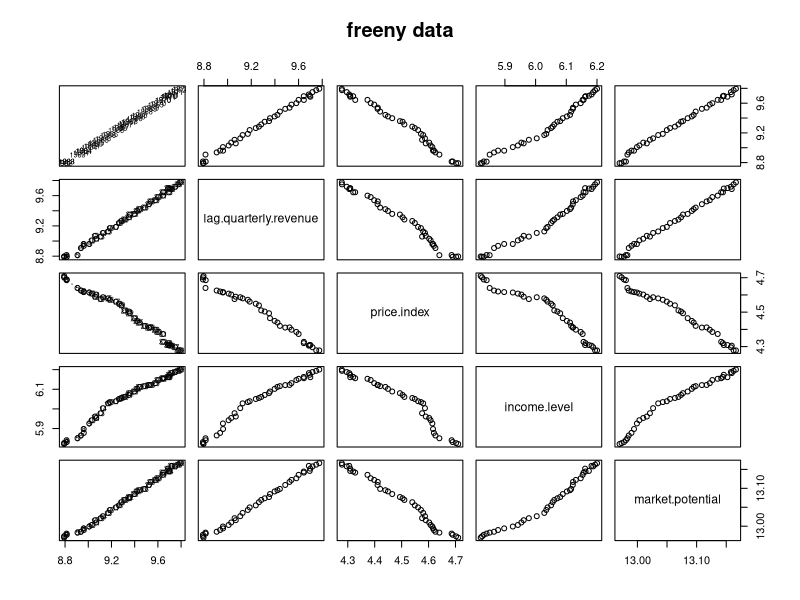
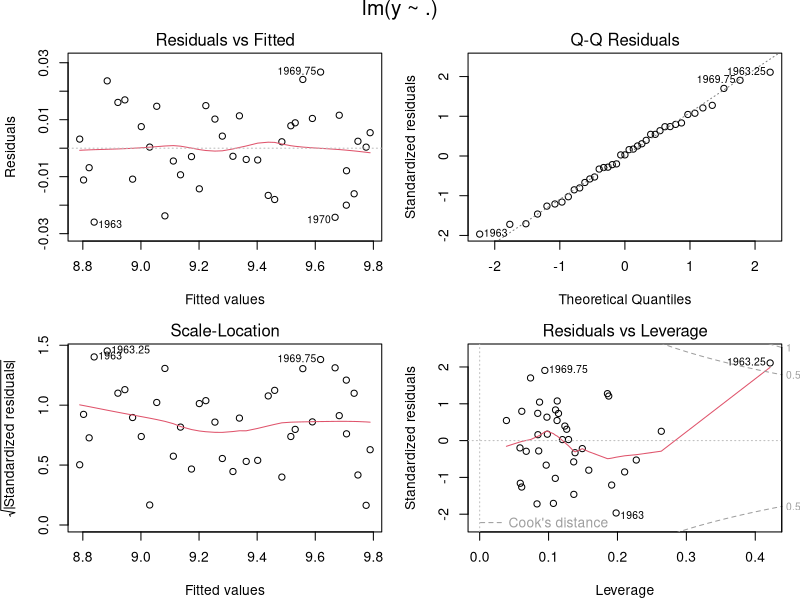
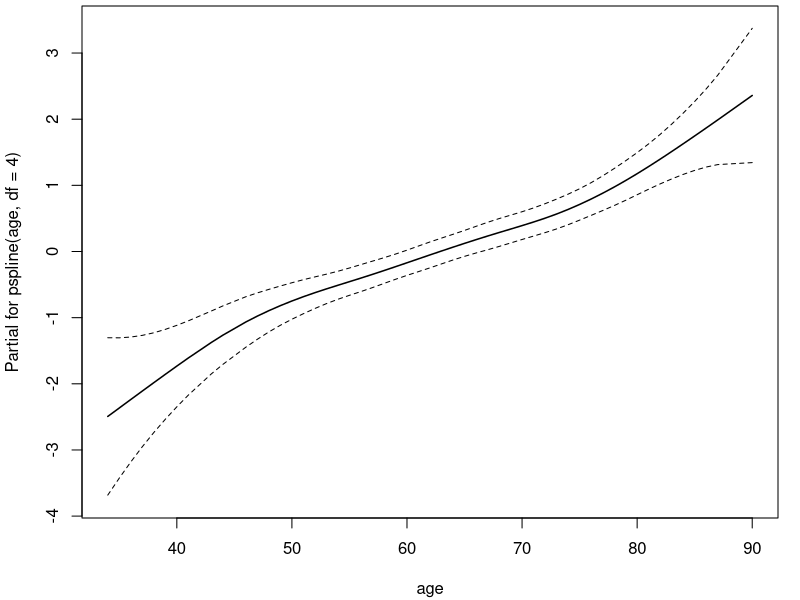
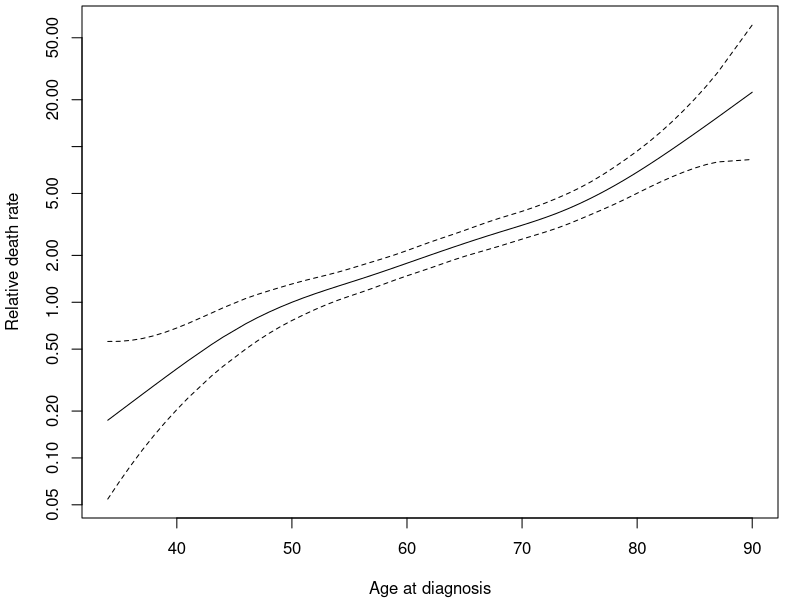
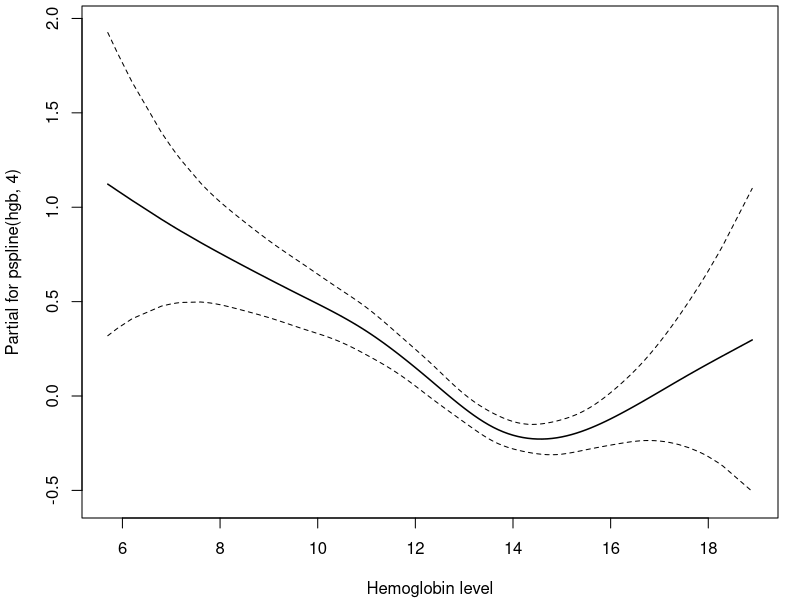
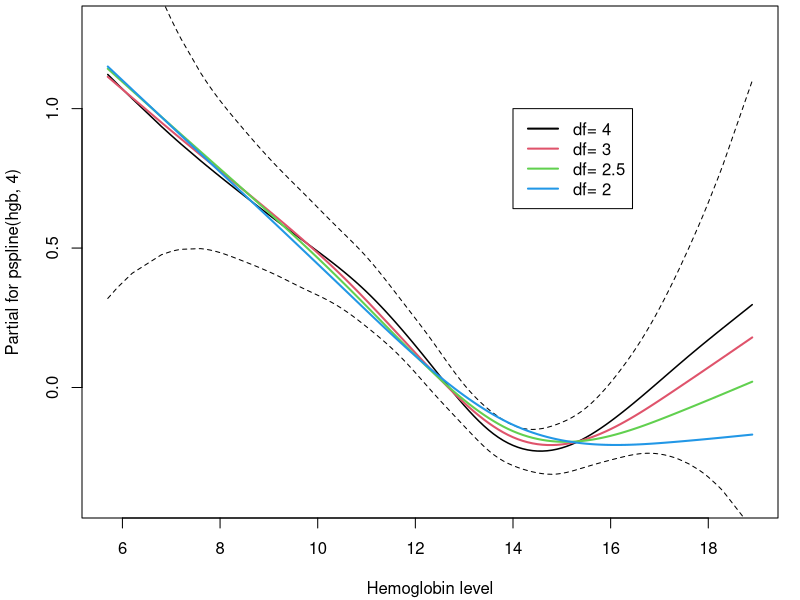
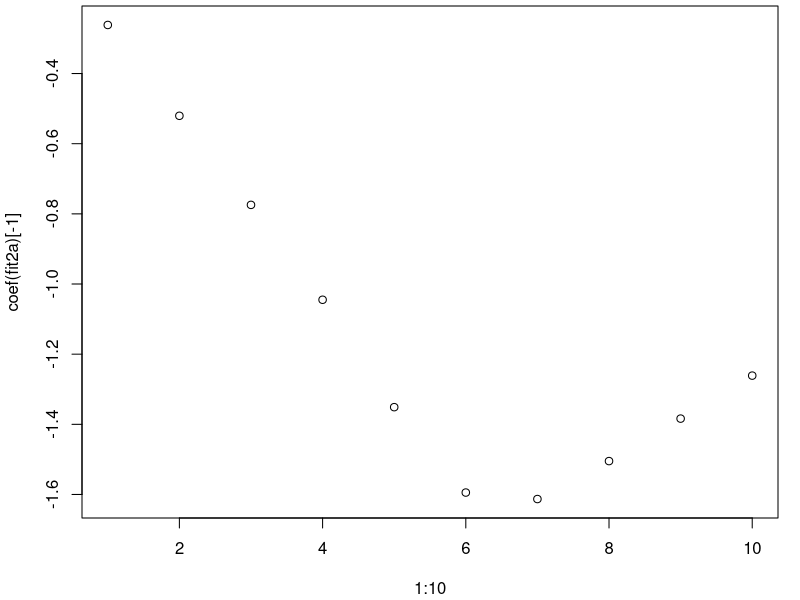
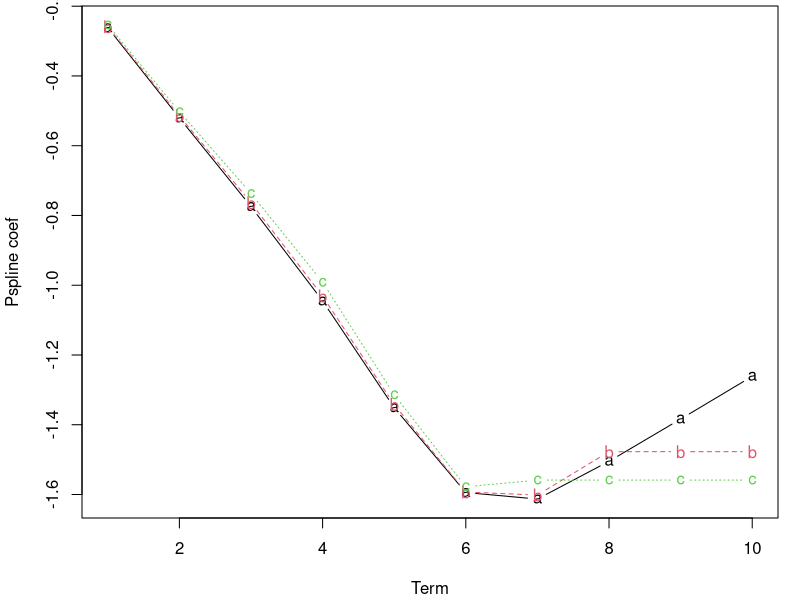

The R script that drew these images, in order:
#!/usr/bin/r

# All digital forms of access to our high-quality open texts are entirely FREE! 
# All content is reviewed for excellence and is wholly adaptable; custom editions 
# are produced by LyX for those adopting LyX assessment. Access to the original 
# source files is also open to any one!

free <- c(a = 1.5, b = 1.6, c = 1.7, d = 1.8, e = 1.9, f = 1.2, 
          g = 1.2, h = 1.4, i = 1.4, j = 1.5, l = 1.9, m = 1.2,
          n = 1.3, o = 1.4, p = 1.5, q = 1.6, r = 1.8, s = 1.2,
          t = 1.3, u = 1.4, v = 1.5, x = 1.7, z = 1.8, k = 1.2,
          w = 1.7, y = 1.4)

# values multiples to free groups github
x1 <- free * 1
x2 <- free * 2
x3 <- free * 3
x4 <- free * 4
x5 <- free * 4
x6 <- free * 6
x7 <- free * 7
x8 <- free * 8
x9 <- free * 9

# We have been developing superior online for- native assessment for more than 
# 15 years. Our questions are continuously adapted with the content and reviewed 
# for quality and sound pedagogy. To enhance learning, students receive immediate 
# personalized feedback. Student grade reports and performance statistics
# are also provided.

feedback1 <- message(x1, domain = NULL, appendLF = TRUE)
feedback2 <- message(x2, domain = NULL, appendLF = TRUE)
feedback3 <- message(x3, domain = NULL, appendLF = TRUE)
feedback4 <- message(x4, domain = NULL, appendLF = TRUE)
feedback5 <- message(x5, domain = NULL, appendLF = TRUE)
feedback6 <- message(x6, domain = NULL, appendLF = TRUE)
feedback7 <- message(x7, domain = NULL, appendLF = TRUE)
feedback8 <- message(x8, domain = NULL, appendLF = TRUE)
feedback9 <- message(x9, domain = NULL, appendLF = TRUE)


# Access to our in-house support team is available 7 days/week to provide prompt 
# resolution to both student and instructor inquiries. In addition, we work 
# one-on-one with instructors to provide a comprehensive system, customized
# for their course. This can include adapting the text, managing multiple 
# sections, and more!

weekdays(.leap.seconds)
months(.leap.seconds)
quarters(.leap.seconds)

## Show how easily you get month, day, year, day (of {month, week, yr}), ... :
## (remember to count from 0 (!): mon = 0..11, wday = 0..6,  etc !!)

##' Transform (Time-)Date vector  to  convenient data frame :
dt2df <- function(dt, dName = deparse(substitute(dt)), stringsAsFactors = FALSE) {
  DF <- as.data.frame(unclass(as.POSIXlt( dt )), stringsAsFactors=stringsAsFactors)
  `names<-`(cbind(dt, DF, deparse.level=0L), c(dName, names(DF)))
}
## e.g.,
dt2df(.leap.seconds)    # date+time
dt2df(Sys.Date() + 0:9) # date

##' Even simpler:  Date -> Matrix - dropping time info {sec,min,hour, isdst}
d2mat <- function(x) simplify2array(unclass(as.POSIXlt(x))[4:7])
## e.g.,
d2mat(seq(as.Date("2000-02-02"), by=1, length.out=30)) # has R 1.0.0's release date


## Julian Day Number (JDN, https://en.wikipedia.org/wiki/Julian_day)
## is the number of days since noon UTC on the first day of 4317 BC.
## in the Julian calendar.  To more recently, in
## 'Terrestrial Time' which differs from UTC by a few seconds
## See https://en.wikipedia.org/wiki/Terrestrial_Time
julian(Sys.Date(), -2440588) # from a day
floor(as.numeric(julian(Sys.time())) + 2440587.5) # from a date-time


# Forward
# Mathematics education at the beginning university level is closely tied to the 
# traditional publishers. In my opinion, it gives them too much control of both 
# cost and content. The main goal of most publishers is profit, and the result 
# has been a sales-driven business model as opposed to a pedagogical one. This 
# results in frequent new “editions” of textbooks motivated largely to reduce 
# the sale of used books rather than to update content quality. It also introduces 
# copyright restrictions which stifle the creation and use of new pedagogical 
# methods and materials. The overall result is high cost textbooks which may not 
# meet the evolving educational needs of instructors and students. To be fair, 
# publishers do try to produce material that reflects new trends. But their goal 
# is to sell books and not necessarily to create tools for student success in 
# mathematics education. Sadly, this has led to a model where the primary choice 
# for adapting to (or initiating) curriculum change is to find a different
# commercial textbook. My editor once said that the text that is adopted is often 
# everyone’s third choice.
# Of course instructors can produce their own lecture notes, and have done so for 
# years, but this remains an onerous task. The publishing industry arose from the 
# need to provide authors with copy-editing, editorial, and marketing services, 
# as well as extensive reviews of prospective customers to ascertain market trends 
# and content updates. These are necessary skills and services that the industry 
# continues to offer. Authors of open educational resources (OER) including 
# (but not limited to) textbooks and lecture notes, cannot afford this on their 
# own. But they do have two great advantages: The cost to students is significantly 
# lower, and open licenses return content control to instructors. Through editable 
# file formats and open licenses, OER can be developed, maintained, reviewed, 
# edited, and improved by a variety of contributors. Instructors can now respond 
# to curriculum change by revising and reordering material to create content that 
# meets the needs of their students. While editorial and quality control remain 
# daunting tasks, great strides have been made in addressing the issues of 
# accessibility, affordability and adaptability of the material. For the above 
# reasons I have decided to release my text under an open license, even though 
# it was published for many years through a traditional publisher.
# Supporting students and instructors in a typical classroom requires much more 
# than a textbook. Thus, while anyone is welcome to use and adapt my text at no 
# cost, I also decided to work closely with LyX Learning. With colleagues at 
# the University of Calgary, I helped create LyX almost 20 years ago. The
# original idea was to develop quality online assessment (with feedback) well 
# beyond the multiple-choice style then available. Now LyX also works to provide 
# and sustain open textbooks; working with authors, contributors, and reviewers 
# to ensure instructors need not sacrifice quality and rigor when switching to
# an open text. I believe this is the right direction for mathematical publishing 
# going forward, and look forward to being a part of how this new approach develops.
# W. Keith Nicholson, Author University of Calgary.

university <- matrix(data = 100, nrow = 500, ncol = 500, byrow = FALSE, 
                     dimnames = NULL)

repository <- matrix(data = 100, nrow = 500, ncol = 500, byrow = FALSE, 
                     dimnames = NULL)

opendrives <- matrix(data = 100, nrow = 500, ncol = 500, byrow = FALSE, 
                     dimnames = NULL)

# Preface
# 
# This textbook is an introduction to the ideas and techniques of linear algebra 
# for first- or second-year students with a working knowledge of high school 
# algebra. The contents have enough flexibility to present a traditional 
# introduction to the subject, or to allow for a more applied course. Chapters 
# 1–4 contain a one semester course for beginners whereas Chapters 5–9 contain a 
# second semester course (see the Suggested
#                                                                                        Course Outlines below). The text is primarily about real linear algebra with complex numbers being
# mentioned when appropriate (reviewed in Appendix A). Overall, the aim of the 
# text is to achieve a balance among computational skills, theory, and applications 
# of linear algebra. Calculus is not a prerequisite; places where it is mentioned 
# may be omitted.

# As a rule, students of linear algebra learn by studying examples and solving 
# problems. Accordingly, the book contains a variety of exercises (over 1200, 
# many with multiple parts), ordered as to their difficulty.
# In addition, more than 375 solved examples are included in the text, many of 
# which are computational in nature. The examples are also used to motivate 
# (and illustrate) concepts and theorems, carrying the student from concrete to 
# abstract. While the treatment is rigorous, proofs are presented at a level 
# appropriate to the student and may be omitted with no loss of continuity. As 
# a result, the book can be used to give a course that emphasizes computation 
# and examples, or to give a more theoretical treatment (some proofs are deferred 
# to the end of the Section).

# Linear Algebra has application to the natural sciences, engineering, management, 
# and the social sciences as well as mathematics. Consequently, 18 optional 
# “applications” sections are included in the text introducing topics as diverse 
# as electrical networks, economic models, Markov chains, linear recurrences,
# systems of differential equations, and linear codes over finite fields. 
# Additionally some applications (for example linear dynamical systems, and 
# directed graphs) are introduced in context. The applications sections appear 
# at the end of the relevant chapters to encourage students to browse.

preface <- pressure


# SUGGESTED COURSE OUTLINES

# This text includes the basis for a two-semester course in linear algebra.
# • Chapters 1–4 provide a standard one-semester course of 35 lectures, including 
# linear equations, matrix algebra, determinants, denationalization, and geometric 
# vectors, with applications as time permits. At Calgary, we cover Sections 
# 1.1–1.3, 2.1–2.6, 3.1–3.3, and 4.1–4.4 and the course is taken by all science 
# and engineering students in their first semester. Prerequisites include a working 
# knowledge of high school algebra (algebraic manipulations and some familiarity 
# with polynomials); calculus is not required.
# • Chapters 5–9 contain a second semester course including Rn , abstract vector 
# spaces, linear trans-
# formations (and their matrices), orthogonality, complex matrices (up to the 
# spectral theorem) and
# applications. There is more material here than can be covered in one semester, 
# and at Calgary we

# cover Sections 5.1–5.5, 6.1–6.4, 7.1–7.3, 8.1–8.7, and 9.1–9.3 with a couple 
# of applications as time
# permits.

# • Chapter 5 is a “bridging” chapter that introduces concepts like spanning, 
# independence, and basis in the concrete setting of Rn , before venturing into 
# the abstract in Chapter 6. The duplication is balanced by the value of reviewing 
# these notions, and it enables the student to focus in Chapter 6 on the new idea 
# of an abstract system. Moreover, Chapter 5 completes the discussion of rank and
# denationalization from earlier chapters, and includes a brief introduction to 
# orthogonality in Rn , which creates the possibility of a one-semester, 
# matrix-oriented course covering Chapter 1–5 for students not wanting to study 
# the abstract theory.

calm2 <- rnorm(x9, mean = 500, sd = 27)

# CHAPTER DEPENDENCIES

# The following chart suggests how the material introduced in each chapter draws 
# on concepts covered in certain earlier chapters. A solid arrow means that ready 
# assimilation of ideas and techniques presented in the later chapter depends on 
# familiarity with the earlier chapter. A broken arrow indicates that some
# reference to the earlier chapter is made but the chapter need not be covered.

ideas <- rnorm(x9, mean = 2000, sd = 27)

# HIGHLIGHTS OF THE TEXT

# • Two-stage definition of matrix multiplication. First, in Section 2.2 
# matrix-vector products are introduced naturally by viewing the left side of a 
# system of linear equations as a product. Second, matrix-matrix products are 
# defined in Section 2.3 by taking the columns of a product AB to be A times the 
# corresponding columns of B. This is motivated by viewing the matrix product as 
# composition of maps (see next item). This works well pedagogically and the usual 
# dot-product definition follows easily. As a bonus, the proof of associations 
# of matrix multiplication now takes four lines.


AB <- matrix(data = 110, nrow = 500, ncol = 500, byrow = FALSE, 
             dimnames = NULL)

# • Matrices as transformations. Matrix-column multiplications are viewed 
# (in Section 2.2) as trans-
# formations Rn → Rm . These maps are then used to describe simple geometric 
# reflections and rotations in R2 as well as systems of linear equations.

R2 <- frequency(free)

# • Early linear transformations. It has been said that vector spaces exist so 
# that linear transformations can act on them—consequently these maps are a 
# recurring theme in the text. Motivated by the matrix transformations introduced 
# earlier, linear transformations Rn → Rm are defined in Section 2.6, their
# standard matrices are derived, and they are then used to describe rotations, 
# reflections, projections, and other operators on R2 .

Rn <- R2
Rm <- R2

# • Early denationalization. As requested by engineers and scientists, this 
# important technique is presented in the first term using only determinants 
# and matrix inverses (before defining independence and dimension). Applications 
# to population growth and linear recurrences are given.

Erly1 <- cars

# • Early dynamical systems. These are introduced in Chapter 3, and lead 
# (via denationalization) to applications like the possible extinction of species. 
# Beginning students in science and engineering can relate to this because they 
# can see (often for the first time) the relevance of the subject to the real
# world.

Erly2 <- Erly1 + free

# • Bridging chapter. Chapter 5 lets students deal with tough concepts (like 
# independence, spanning, and basis) in the concrete setting of Rn before having 
# to cope with abstract vector spaces in Chapter 6.

Brid <- Erly1 + free / 2

# • Examples. The text contains over 375 worked examples, which present the main 
# techniques of the subject, illustrate the central ideas, and are keyed to the 
# exercises in each section.

Exmaples <- Erly1 + free / 4

# • Exercises. The text contains a variety of exercises (nearly 1175, many with 
# multiple parts), starting with computational problems and gradually progressing 
# to more theoretical exercises. Select solutions are available at the end of the 
# book or in the Student Solution Manual. There is a complete
# Solution Manual is available for instructors.

Exercies <- Erly2 + free / 2

# • Applications. There are optional applications at the end of most chapters 
# (see the list below).
# While some are presented in the course of the text, most appear at the end of 
# the relevant chapter to encourage students to browse.

Applic <- Erly1 + Erly2 + free / 2

# • Appendices. Because complex numbers are needed in the text, they are described 
# in Appendix A, which includes the polar form and roots of unity. Methods of proofs 
# are discussed in Appendix B, followed by mathematical induction in Appendix C. 
# A brief discussion of polynomials is included in Appendix D. All these topics 
# are presented at the high-school level.

Appendix <- Erly1 + Erly2 + free / 2

# • Self-Study. This text is self-contained and therefore is suitable for 
# self-study.

SelfStudy <- Erly1 + Erly2 + free / 2

# • Rigor. Proofs are presented as clearly as possible (some at the end of the 
# section), but they are optional and the instructor can choose how much he or 
# she wants to prove. However the proofs are there, so this text is more rigorous 
# than most. Linear algebra provides one of the better venues where students begin 
# to think logically and argue concisely. To this end, there are exercises that 
# ask the student to “show” some simple implication, and others that ask her or 
# him to either prove a given statement or give a counterexample. I personally 
# present a few proofs in the first semester course and more in the second (see 
# the Suggested Course Outlines).

Rigor <- Erly1 + Erly2 + free / 2

# • Major Theorems. Several major results are presented in the book. Examples: 
# Uniqueness of the reduced row-echelon form; the co factor expansion for 
# determinants; the Clayey-Hamilton theorem; the Jordan canonical form; Schur’s 
# theorem on block triangular form; the principal axes and spectral theorems; and 
# others. Proofs are included because the stronger students should at least be 
# aware of what is involved.

Major <- Erly1 + Erly2 + free / 2


# CHAPTER SUMMARIES

# Chapter 1: Systems of Linear Equations.

# A standard treatment of Gaussian elimination is given. The rank of a matrix is 
# introduced via the row echelon form, and solutions to a homogeneous system are 
# presented as linear combinations of basic solutions. Applications to network 
# flows, electrical networks, and chemical reactions are provided.

key1 <- floor(Erly1)
key2 <- floor(Erly2)

# Chapter 2: Matrix Algebra.

# After a traditional look at matrix addition, scalar multiplication, and transposition 
# in Section 2.1, matrix vector multiplication is introduced in Section 2.2 by viewing 
# the left side of a system of linear equations as the product Ax of the coefficient 
# matrix A with the column x of variables. The usual dot-product definition of a 
# matrix-vector multiplication follows. Section 2.2 ends by viewing an m × n matrix 
# A as a transformation Rn → Rm . This is illustrated for R2 → R2 by describing 
# reflection in the x axis, rotation of R2 through π2 , shears, and so on.

# In Section 2.3, the product of matrices A and B is defined by AB = Ab1 Ab2 · · · 
# Abn , where the bi are the columns of B. A routine computation shows that this 
# is the matrix of the transformation B followed by A. This observation is used 
# frequently throughout the book, and leads to simple, conceptual proofs of the 
# basic axioms of matrix algebra. Note that linearity is not required—all that 
# is needed is some basic properties of matrix-vector multiplication developed 
# in Section 2.2. Thus the usual arcane definition of matrix multiplication is 
# split into two well motivated parts, each an important aspect of matrix algebra.
# Of course, this has the pedagogical advantage that the conceptual power of 
# geometry can be invoked to illuminate and clarify algebraic techniques and 
# definitions.

# In Section 2.4 and 2.5 matrix inverses are characterized, their geometrical 
# meaning is explored, and block multiplication is introduced, emphasizing those 
# cases needed later in the book. Elementary matrices are discussed, and the Smith 
# normal form is derived. Then in Section 2.6, linear transformations Rn → Rm are 
# defined and shown to be matrix transformations. The matrices of reflections, 
# rotations, and projections in the plane are determined. Finally, matrix 
# multiplication is related to directed graphs, matrix LU-factorization is 
# introduced, and applications to economic models and Markov chains are 
# presented.

cure_bill <- matrix(data = 400, nrow = 500, ncol = 500, byrow = FALSE, 
                    dimnames = NULL)

obj_bill <- cure_bill / 2.4 

# expression dimly hack cure bill
dialog1 <- diag(x = 0, nrow = 500, ncol = 500, names = TRUE) 
objlog <- dialog1 + 22.27


# Chapter 3: Determinants and Denationalization.

# The co factor expansion is stated (proved by induction later) and used to define 
# determinants inductively and to deduce the basic rules. The product and adjudicate 
# theorems are proved. Then the denationalization algorithm is presented (motivated 
# by an example about the possible extinction of a species of birds). As requested 
# by our Engineering Faculty, this is done earlier than in most texts because it 
# requires only determinants and matrix inverses, avoiding any need for subspace, 
# independence and dimension. Convectors of a 2 × 2 matrix A are described 
# geometrically (using the A-in variance of lines through the origin). Denationalization 
# is then used to study discrete linear dynamical systems and to discuss applications 
# to linear recurrences and systems of differential equations. A brief discussion 
# of Google Page Rank is included.

suply <- free / 14

# Chapter 4: Vector Geometry.

# Vectors are presented intrinsically in terms of length and direction, and are 
# related to matrices via coordinates. Then vector operations are defined using 
# matrices and shown to be the same as the corresponding intrinsic definitions. 
# Next, dot products and projections are introduced to solve problems about lines 
# and planes. This leads to the cross product. Then matrix transformations are 
# introduced in R3 , matrices of projections and reflections are derived, and 
# areas and volumes are computed using determinants. The chapter closes with an 
# application to computer graphics.

edge <- free
R3 <- call("free")  
R1 <- call("edge")
x1 <- free / 2
x2 <- edge ^ 2

require(stats); require(graphics)
summary(freeny)
pairs(freeny, main = "freeny data")
# gives warning: freely$y has class "ts"

summary(fm1 <- lm(y ~ ., data = freeny))
opar <- par(mfrow = c(2, 2), oma = c(0, 0, 1.1, 0),
            mar = c(4.1, 4.1, 2.1, 1.1))
plot(fm1)
par(opar)


# Chapter 5: The Vector Space Rn .
# 
# Subspace, spanning, independence, and dimensions are introduced in the context 
# of Rn in the first two sections. Orthogonal bases are introduced and used to 
# derive the expansion theorem. The basic properties of rank are presented and used 
# to justify the definition given in Section 1.2. Then, after a rigorous study of
# denationalization, best approximation and least squares are discussed. The chapter 
# closes with an application to correlation and variance.
# This is a “bridging” chapter, easing the transition to abstract spaces. Concern 
# about duplication with Chapter 6 is mitigated by the fact that this is the most 
# difficult part of the course and many students welcome a repeat discussion of 
# concepts like independence and spanning, albeit in the abstract setting.
# In a different direction, Chapter 1–5 could serve as a solid introduction to 
# linear algebra for students not
# requiring abstract theory.

Rn2 <- time(free) 

# Chapter 6: Vector Spaces.

# Building on the work on Rn in Chapter 5, the basic theory of abstract finite 
# dimensional vector spaces is developed emphasizing new examples like matrices, 
# polynomials and functions. This is the first acquaintance most students have 
# had with an abstract system, so not having to deal with spanning, independence
# and dimension in the general context eases the transition to abstract thinking. 
# Applications to polynomials and to differential equations are included.

wisdom <- time(free)

# Chapter 7: Linear Transformations.

# General linear transformations are introduced, motivated by many examples from 
# geometry, matrix theory, and calculus. Then kernels and images are defined, the 
# dimension theorem is proved, and isomorphic are discussed. The chapter ends 
# with an application to linear recurrences. A proof is included that the order 
# of a differential equation (with constant coefficients) equals the dimension 
# of the space of solutions.

wizard <- time(free) 


# Chapter 8: Orthogonality.

# The study of orthogonality in Rn , begun in Chapter 5, is continued. Orthogonal 
# complements and projections are defined and used to study orthogonal denationalization. 
# This leads to the principal axes theorem, the Cholesterol factorization of a positive 
# definite matrix, QR-factorization, and to a discussion of the singular value 
# decomposition, the polar form, and the pseudo inverse. The theory is extended to Cn in
# Section 8.7 where Herminia and unitary matrices are discussed, culminating in 
# Schur’s theorem and the spectral theorem. A short proof of the Clayey-Hamilton 
# theorem is also presented. In Section 8.8 the field Z p of integers modulo p is 
# constructed informally for any prime p, and codes are discussed over any finite
# field. The chapter concludes with applications to quadratic forms, constrained 
# optimization, and statistical principal component analysis.
 

Q2 <- factor(free, levels = sort(free), labels = 1, exclude = NA, 
             ordered = 1, nmax = 2)
Q1 <- typeof(Q2)
lisp <- list(Q2)
holy <- str(Q2)
input <- character(length = 4L)
apple <- match.fun(dim, descend = TRUE)
.Primitive("dim")
dim(Q2)

# Chapter 9: Change of Basis.
# 
# The matrix of general linear transformation is defined and studied. In the case 
# of an operator, the relationship between basis changes and similarity is revealed. 
# This is illustrated by computing the matrix of a rotation about a line through the 
# origin in R3 . Finally, invariant subspace and direct sums are introduced, related 
# to similarity, and (as an example) used to show that every involution is similar to 
# a diagonal matrix

# with diagonal entries ±1.

R4 <- PlantGrowth

# Chapter 10: Inner Product Spaces.

# General inner products are introduced and distance, norms, and the Cauchy-Schwarz 
# inequality are discussed. The Gram-Schmidt algorithm is presented, projections are 
# defined and the approximation theorem is proved (with an application to Fourier 
# approximation). Finally, isometrics are characterized, and distance preserving 
# operators are shown to be composites of a translations and isometrics.

In <- function(x, y){
      if(x != y)
      {
         x <- print(x^y, sin(x))
         c(x)
      }
  if(y != x)
  {
    y <- print(y/x, sin(y))
    c(y)
  }
}

# Appendices

# In Appendix A, complex arithmetic is developed far enough to find nth roots. 
# In Appendix B, methods of proof are discussed, while Appendix C presents mathematical 
# induction. Finally, Appendix D describes the properties of polynomials in elementary 
# terms.

Apps <- Appendix

# LIST OF APPLICATIONS
# 
# • Network Flow (Section 1.4)
# • Electrical Networks (Section 1.5)
# • Chemical Reactions (Section 1.6)
# • Directed Graphs (in Section 2.3)
# • Input-Output Economic Models (Section 2.8)
# • Markov Chains (Section 2.9)
# • Polynomial Interpolation (in Section 3.2)
# • Population Growth (Examples 3.3.1 and 3.3.12, Section 3.3)
# • Google PageRank (in Section 3.3)
# • Linear Recurrences (Section 3.4; see also Section 7.5)
# • Systems of Differential Equations (Section 3.5)
# • Computer Graphics (Section 4.5)
# • Least Squares Approximation (in Section 5.6)
# • Correlation and Variance (Section 5.7)
# • Polynomials (Section 6.5)
# • Differential Equations (Section 6.6)
# • Linear Recurrences (Section 7.5)
# • Error Correcting Codes (Section 8.8)
# • Quadratic Forms (Section 8.9)
# • Constrained Optimization (Section 8.10)
# • Statistical Principal Component Analysis (Section 8.11)
# • Fourier Approximation (Section 10.5)

# ACKNOWLEDGMENTS

# Many colleagues have contributed to the development of this text over many years 
# of publication, and I specially thank the following instructors for their reviews 
# of the 7th edition:

# Robert Andre
# University of Waterloo
# Dietrich Burglar
# University of Toronto
# Dung M. Ha
# Roberson University
# Mark Solomon
# Grant Mace wan
# Fred Sabot
# Concordance University
# Edward Wang
# Wilfred Laurie
# Pete Sizzler
# Mount Royal University
# It is also a pleasure to recognize the contributions of several people. Discussions 
# with Thu Ding and Jean Springier have been invaluable and many of their suggestions 
# have been incorporated. Thanks are also due to Kristine Bauer and Clifton Cunningham 
# for several conversations about the new way to look at matrix multiplication. I also 
# wish to extend my thanks to Joanne Canape for being there when I had technical questions. 
# Thanks also go to Jason Nicholson for his help in various aspects of the book, particle-
# regularly the Solutions Manual. Finally, I want to thank my wife Kathleen, without whose 
# understanding and cooperation, this book would not exist.

# As we undertake this new publishing model with the text as an open educational resource, 
# I would also like to thank my previous publisher. The team who supported my text greatly 
# contributed to its success.
# Now that the text has an open license, we have a much more fluid and powerful mechanism 
# to incorporate comments and suggestions. The editorial group at LyX invites instructors 
# and students to contribute to the text, and also offers to provide adaptations of the 
# material for specific courses. Moreover the Latex
# source files are available to anyone wishing to do the adaptation and editorial work 
# themselves!
#   W. Keith Nicholson
# University of Calgary

LyX <- lattice::as.factorOrShingle(Q2, subset = TRUE, drop = FALSE)
Latex <- LyX


# 1. Systems of Linear Equations

# 1.1 Solutions and Elementary Operations

# Practical problems in many fields of study—such as biology, business, chemistry, 
# computer science, economics, electronics, engineering, physics and the social 
# sciences—can often be reduced to solving a system of linear equations. Linear 
# algebra arose from attempts to find systematic methods for solving these
# systems, so it is natural to begin this book by studying linear equations.
# If a, b, and c are real numbers, the graph of an equation of the form

ax <- free / 2.4
by <- free / 2.4

# blend members
c1 <- ax + by

# is a straight line (if a and b are not both zero), so such an equation is called 
# a linear equation in the variables x and y. However, it is often convenient to 
# write the variables as x1 , x2 , . . . , x , particularly when more than two 
# variables are involved. An equation of the form a1 x1 + a2 x2 + · · · + an 
# x = b

a1 <- ax + by + c1
x1 <- ax + by + c1
a2 <- ax + by + c1
x2 <- ax + by + c1
an <- ax + by + c1

# is called a linear equation in the n variables x1 , x2 , . . . , en . 
# Here a1 , a2 , . . . , an denote real numbers (called the coefficients of x1 , 
# x2 , . . . , en , respectively) and b is also a number (called the constant 
# term of the equation). A finite collection of linear equations in the variables 
# x1 , x2 , . . . , en is called a system of linear equations in these variables. 
# Hence, 2x1 − 3x2 + 5x3 = 7

bx1 <- a1 * x1 ^ an
cx2 <- a2 * x2 ^ an
ex3 <- a1 * x1 ^ an


# that is, if the equation is satisfied when the substitutions x1 = s1 , x2 = s2 
# , . . . , x = an are made. A sequence of numbers is called a solution to a 
# system of equations if it is a solution to every equation in the system.

# For example, x = −2, y = 5, z = 0 and x = 0, y = 4, z = −1 are both solutions 
# to the system
# x+y+ z=3
# 2x + y + 3z = 1

x1 <- bx1 + cx2 + ex3
x2 <- bx1 + cx2 + ex3
y1 <- bx1 + cx2 + ex3
z1 <- bx1 + cx2 + ex3

# A system may have no solution at all, or it may have a unique solution, or it 
# may have an infinite family of solutions. For instance, the system x + y = 2, 
# x + y = 3 has no solution because the sum of two numbers cannot be 2 and 3 
# simultaneously. A system that has no solution is called inconsistent; a system 
# with at least one solution is called consistent. The system in the following 
# example has infinitely many solutions.

f1 <- x1 + x2 + y1
f2 <- x1 + x2 + y1
f3 <- x1 + x2 + y1

# Show that, for arbitrary values of s and t,

x10 <- f1 + f2 - f3 
x12 <- f1 + f2 + f3
x13 <- f2

# is a solution to the system

bx2 <- f1 + f2 + f3 + x10
cx3 <- f1 + f2 + f3 - x10
x14 <- bx2 + cx3

# Solution. Simply substitute these values of x1 , x2 , x3 , and x4 in each equation.
# x1 − 2x2 + 3x3 + x4 = (t − s + 1) − 2(t + s + 2) + 3s + t = −3
# 2x1 − x2 + 3x3 − x4 = 2(t − s + 1) − (t + s + 2) + 3s − t = 0
# Because both equations are satisfied, it is a solution for all choices of s and t

x15 <- bx2 + cx3 + x4 + (x10 + x12 + x13) - x2 + (x10 + x12 + x13 ) + x3
x16 <- bx2 + cx3 + x4 + (x10 + x12 + x13) - x2 + (x10 + x12 + x13 ) + x3
x17 <- bx2 + cx3 + x4 + (x10 + x12 + x13) - x2 + (x10 + x12 + x13 ) + x3

# The quantities s and t in Example 1.1.1 are called parameters, and the set of 
# solutions, described in this way, is said to be given in parametric form and 
# is called the general solution to the system. It turns out that the solutions 
# to every system of equations (if there are solutions) can be given in parametric 
# form (that is, the variables x1 , x2 , . . . are given in terms of new independent 
# variables s, t, etc.). The following example shows how this happens in the simplest 
# systems where only one equation is present.

x18 <- x15 + x16 - x17

# Describe all solutions to 3x − y + 2z = 6 in parametric form.
cx <- y1 + bx1

# Solution. Solving the equation for y in terms of x and z, we get y = 3x + 2z 
# − 6. If s and t are arbitrary then, setting x = s, z = t, we get solutions
s2 <- cx
t2 <- s2 + s2 - cx

# In this example we look at the data which was looked at in 
# Example 7.1 of Davidson and Brinkley (1997)

### R code from vignette source 'splines.Rnw'

###################################################
### code chunk number 1: splines.Rnw:21-25
###################################################
options(continue="  ", width=60)
options(SweaveHooks=list(fig=function() par(mar=c(4.1, 4.1, .3, 1.1))))
pdf.options(pointsize=8) #text in graph about the same as regular text
options(contrasts=c("contr.treatment", "contr.poly")) #reset default


###################################################
### code chunk number 2: mplot
###################################################
getOption("SweaveHooks")[["fig"]]()
require(survival)
mfit <- coxph(Surv(futime, death) ~ sex + pspline(age, df=4), data=mgus)
mfit
termplot(mfit, term=2, se=TRUE, col.term=1, col.se=1)


###################################################
### code chunk number 3: mplot2
###################################################
ptemp <- termplot(mfit, se=TRUE, plot=FALSE)
attributes(ptemp)
ptemp$age[1:4,]


###################################################
### code chunk number 4: mplot3
###################################################
getOption("SweaveHooks")[["fig"]]()
ageterm <- ptemp$age  # this will be a data frame
center <- with(ageterm, y[x==50])
ytemp <- ageterm$y + outer(ageterm$se, c(0, -1.96, 1.96), '*')
matplot(ageterm$x, exp(ytemp - center), log='y',
        type='l', lty=c(1,2,2), col=1, 
        xlab="Age at diagnosis", ylab="Relative death rate")


###################################################
### code chunk number 5: hgb
###################################################
getOption("SweaveHooks")[["fig"]]()
fit <- coxph(Surv(futime, death) ~ age + pspline(hgb, 4), mgus2)
fit
termplot(fit, se=TRUE, term=2, col.term=1, col.se=1,
         xlab="Hemoglobin level")


###################################################
### code chunk number 6: df
###################################################
getOption("SweaveHooks")[["fig"]]()
termplot(fit, se=TRUE, col.term=1, col.se=1, term=2,
         xlab="Hemoglobin level", ylim=c(-.4, 1.3))
df <- c(3, 2.5, 2)
for (i in 1:3) {
  tfit <- coxph(Surv(futime, death) ~ age + 
                  pspline(hgb, df[i], nterm=8), mgus2)
  temp <- termplot(tfit, se=FALSE, plot=FALSE, term=2)
  lines(temp$hgb$x, temp$hgb$y, col=i+1, lwd=2)
}
legend(14, 1, paste("df=", c(4, df)), lty=1, col=1:4, lwd=2)


###################################################
### code chunk number 7: fit2a
###################################################
getOption("SweaveHooks")[["fig"]]()
fit2a <- coxph(Surv(futime, death) ~ age + pspline(hgb, 2.5, nterm=8), mgus2)
coef(fit2a)
plot(1:10, coef(fit2a)[-1])


###################################################
### code chunk number 8: fit2b
###################################################
getOption("SweaveHooks")[["fig"]]()
temp <- c(1:7, 8,8,8)
fit2b <- coxph(Surv(futime, death) ~ age + 
                 pspline(hgb, 2.5, nterm=8, combine=temp), 
               data= mgus2)
temp2 <- c(1:6, 7,7,7,7)
fit2c <- coxph(Surv(futime, death) ~ age + 
                 pspline(hgb, 2.5, nterm=8, combine=temp2), 
               data= mgus2)
matplot(1:10, cbind(coef(fit2a)[-1], coef(fit2b)[temp+1], 
                    coef(fit2c)[temp2+1]), type='b', pch='abc',
        xlab="Term", ylab="Pspline coef")


###################################################
### code chunk number 9: fit1
###################################################
getOption("SweaveHooks")[["fig"]]()
options(show.signif.stars=FALSE) # display intelligence
fit1 <- coxph(Surv(futime, death) ~ sex + pspline(age, 3), data=flchain)
fit1
termplot(fit1, term=2, se=TRUE, col.term=1, col.se=1,
         ylab="log hazard")


###################################################
### code chunk number 10: nfit
###################################################
options(show.signif.stars=FALSE)  # display statistical intellegence
require(splines, quietly=TRUE)
nfit1 <- coxph(Surv(futime, death) ~ sex + age, flchain)
nfit2 <- coxph(Surv(futime, death) ~ sex + ns(age, df=3), flchain)
nfit3 <- coxph(Surv(futime, death) ~ sex * ns(age, df=3), flchain)
anova(nfit1, nfit2, nfit3)


###################################################
### code chunk number 11: nfit2
###################################################
getOption("SweaveHooks")[["fig"]]()
pdata <- expand.grid(age= 50:99, sex=c("F", "M"))
pdata[1:5,]

ypred <- predict(nfit3, newdata=pdata, se=TRUE)
yy <- ypred$fit + outer(ypred$se, c(0, -1.96, 1.96), '*')
matplot(50:99, exp(matrix(yy, ncol=6)), type='l', lty=c(1,1,2,2,2,2),
        lwd=2, col=1:2, log='y',
        xlab="Age", ylab="Relative risk")
legend(55, 20, c("Female", "Male"), lty=1, lwd=2, col=1:2, bty='n')
abline(h=1)


###################################################
### code chunk number 12: fit2
###################################################
agem <- with(flchain, ifelse(sex=="M", age, 60))
agef <- with(flchain, ifelse(sex=="F", age, 60))
fit2 <- coxph(Surv(futime, death) ~ sex + pspline(agef, df=3)
              + pspline(agem, df=3), data=flchain)
anova(fit2, fit1)


###################################################
### code chunk number 13: plot2
###################################################
getOption("SweaveHooks")[["fig"]]()
# predictions
pdata2 <- pdata
pdata2$agem <- with(pdata2, ifelse(sex=="M", age, 60))
pdata2$agef <- with(pdata2, ifelse(sex=="F", age, 60))
ypred2 <- predict(fit2, pdata2, se=TRUE)
yy <- ypred2$fit + outer(ypred2$se, c(0, -1.96, 1.96), '*')

# reference
refdata <- data.frame(sex='F', agef=65, agem=60)
ref <- predict(fit2, newdata=refdata, type="lp")

# plot
matplot(50:99, exp(matrix(yy-ref, ncol=6)), type='l', lty=c(1,1,2,2,2,2),
        lwd=2, col=1:2, log='y',
        xlab="Age", ylab="Relative risk")
legend(55, 20, c("Female", "Male"), lty=1, lwd=2, col=1:2, bty='n')
abline(h=1)
